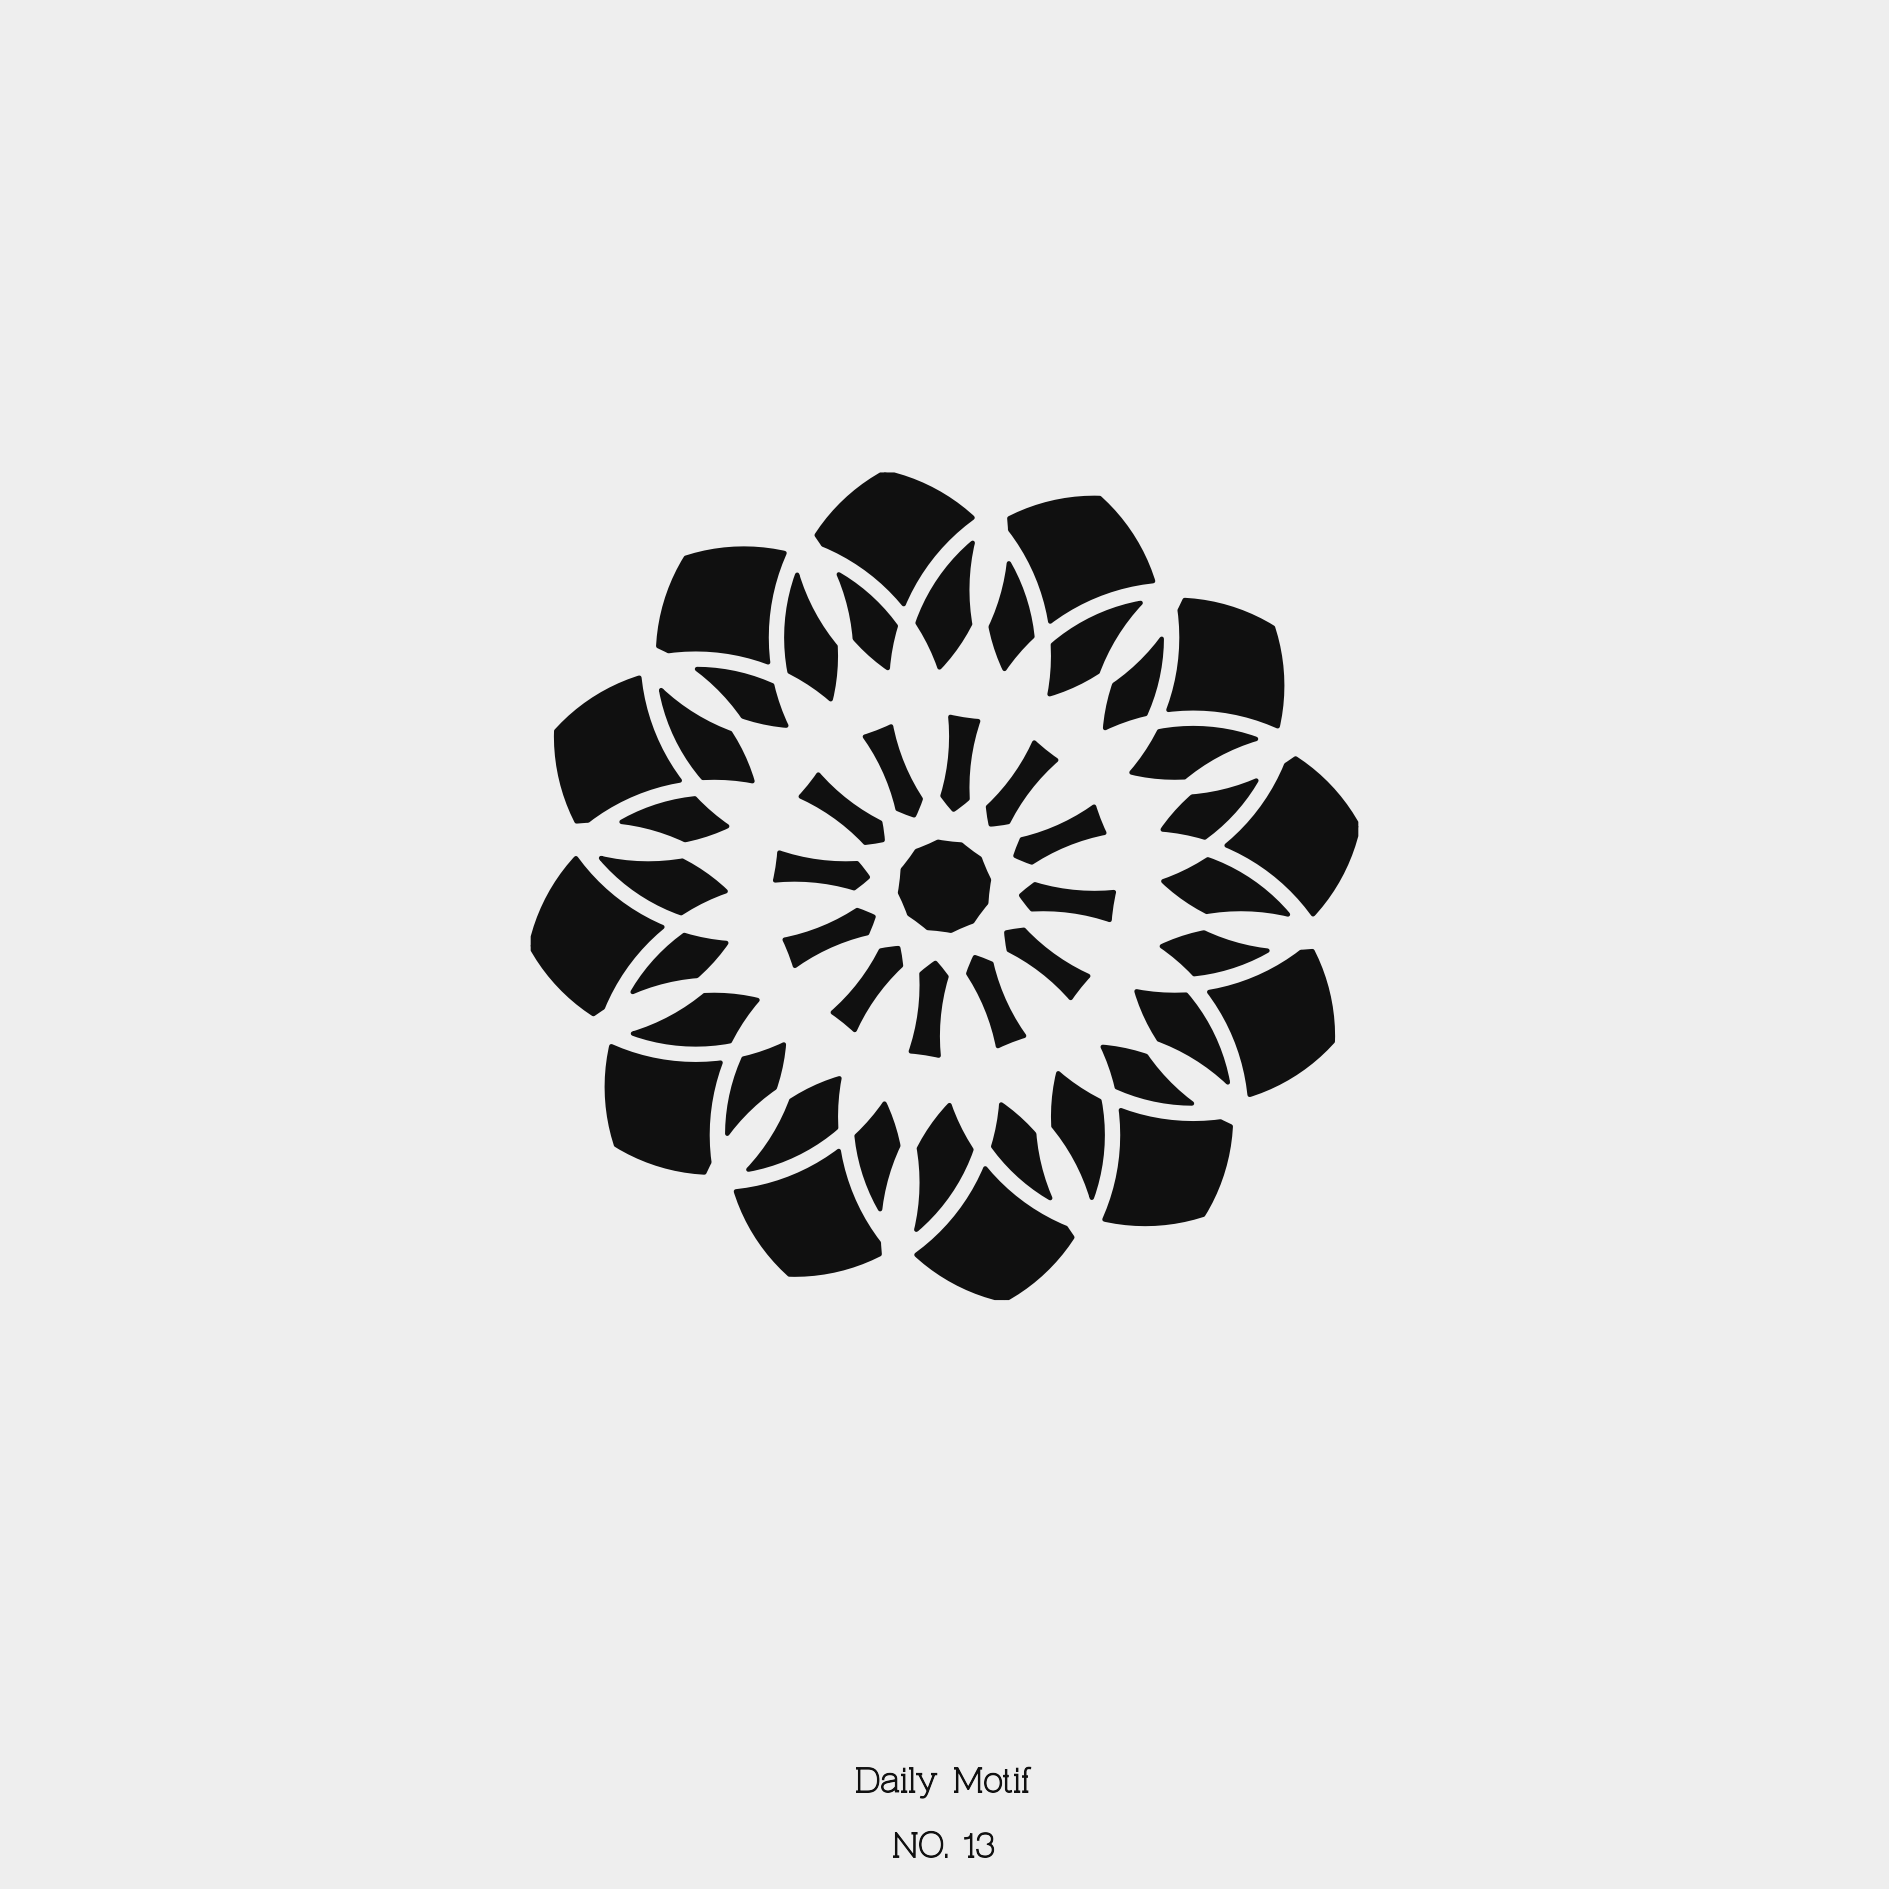

R code for this plot:
source("manuscript/utils.R")
square = regularPolygon(6)
tile <- motif(box = square, theta = 30, delta = 0.4, n = 12, dist = 0.04, circle = T,radius = 0.8, midpoint = c(0.8,0.8))
tiles = tiling(tile, n = 1)
tiles = tiles %>% filter(area>=median(area))
tiles = tiles %>% filter(area>=median(area))
tilePlotter(tiles)
daily_submit(tiles, "13")
